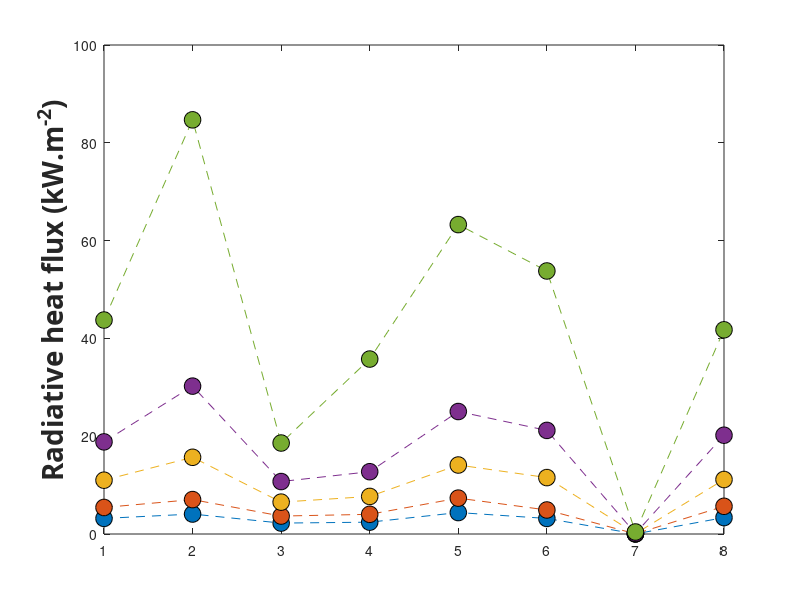

This figure's MATLAB source: (Note: this script raises an error after producing the figure.)
clear;
close all;
%AS3959 average Radiative and Convective heat flux Forest FDI100 

Radiative_heat_flux_BAL12p5 = [3.188029075	4.082956333	2.230902463	2.419182	4.3863971	3.1804082	0.021191854	3.3593616];
Radiative_heat_flux_BAL19 = [5.4256327	7.039003167	3.668925887	4.0238136	7.337501033	4.9141817	0.033898809	5.66423745];
Radiative_heat_flux_BAL29 = [11.00026985	15.68821367	6.517177833	7.6833092	14.107837	11.537167	0.060012117	11.14023995];
Radiative_heat_flux_BAL40 = [18.84117375	30.242321	10.72679277	12.740654	25.046784	21.184865	0.118452993	20.196312];
Radiative_heat_flux_FZ = [43.75822475	84.69649733	18.60444877	35.77589	63.27519267	53.789539	0.41007727	41.759928];


plot([Radiative_heat_flux_BAL12p5],'o--','MarkerSize',12,'MarkerEdgeColor','black','MarkerFaceColor',[0, 0.4470, 0.7410]);
hold on
plot([Radiative_heat_flux_BAL19],'o--','MarkerSize',12,'MarkerEdgeColor','black','MarkerFaceColor',[0.8500, 0.3250, 0.0980]);
plot([Radiative_heat_flux_BAL29],'o--','MarkerSize',12,'MarkerEdgeColor','black','MarkerFaceColor',[0.9290, 0.6940, 0.1250]);
plot([Radiative_heat_flux_BAL40],'o--','MarkerSize',12,'MarkerEdgeColor','black','MarkerFaceColor',[0.4940, 0.1840, 0.5560]);
plot([Radiative_heat_flux_FZ],'o--','MarkerSize',12,'MarkerEdgeColor','black','MarkerFaceColor',[0.4660, 0.6740, 0.1880]);



ylabel('Radiative heat flux (kW.m^{-2})','FontWeight','bold','FontSize',20,...
    'FontName','Calibri');





ax = gca;
ax.XTickLabels = {'Roof','Gutter','Sub-floor','Door','Deck','Window','Back wall','Front wall'};
grid on;


box on
xtickangle(45)
xlabel('Location','FontWeight','bold','FontSize',20,...
    'FontName','Calibri');

set(gca,'fontsize',18);

legend('BAL 12.5','BAL 19','BAL 29','BAL 40','BAL FZ')
